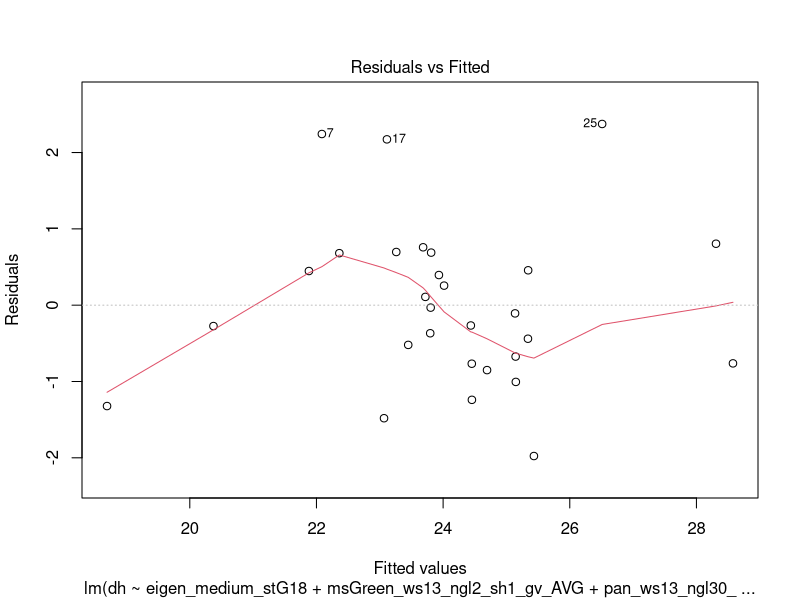
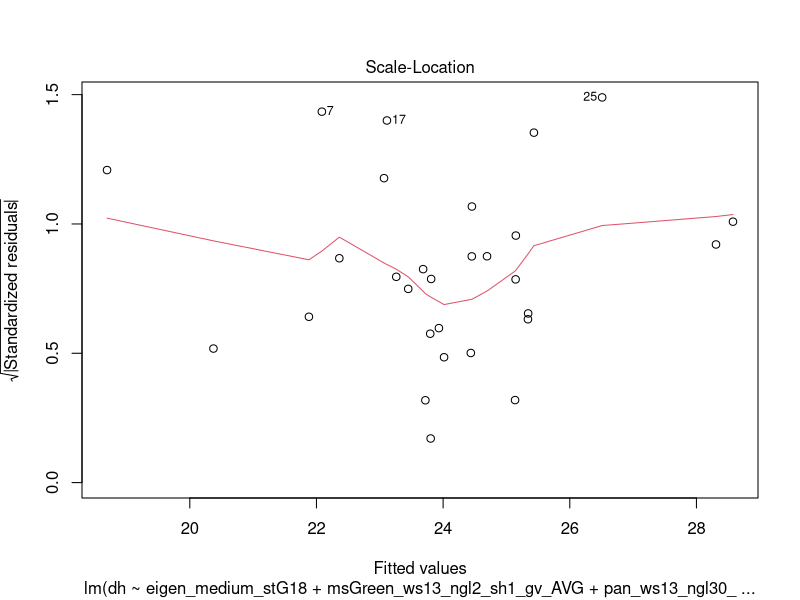
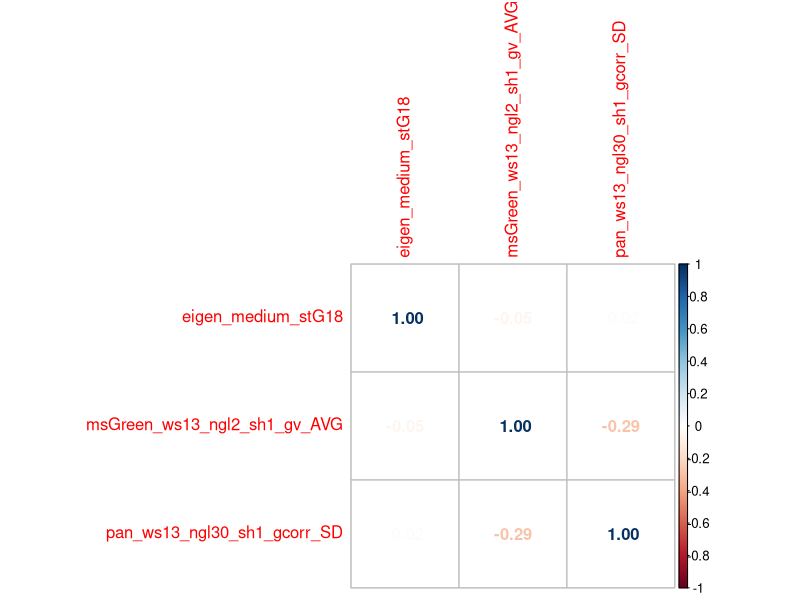
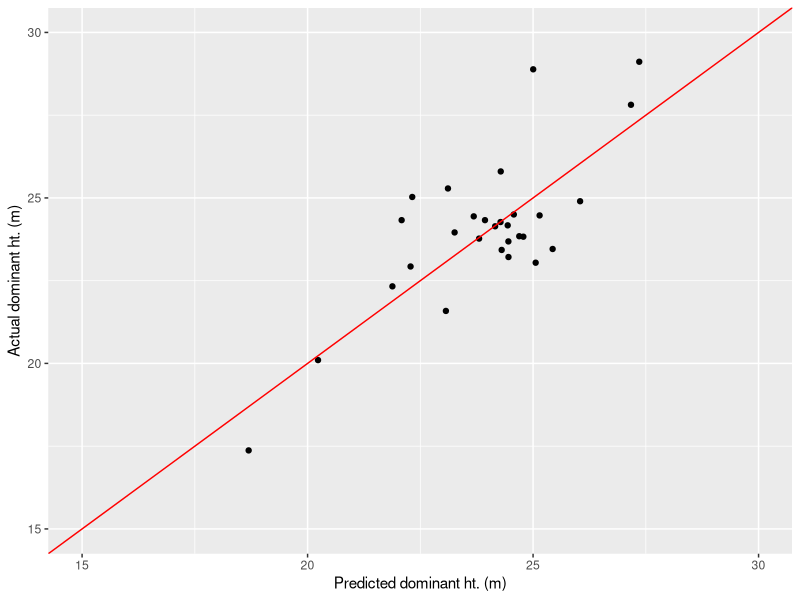

Generate these figures, in order, with R:
# Here, the main model is formulated using lasso techniques

library(leaps) # for regsubsets
library(glmnet)
library(corrplot)
library(caret)

RMSE <- function(pred, actual){
  return ( sqrt(mean((pred-actual)^2)) )
}

relRMSE <- function(pred, actual){
  return (sqrt(mean((pred-actual)^2) )/( max(actual)-min(actual)) )
}

get_model_formula <- function(id, object, outcome){
  # get models data
  models <- summary(object)$which[id,-1]
  # Get outcome variable
  #form <- as.formula(object$call[[2]])
  #outcome <- all.vars(form)[1]
  # Get model predictors
  predictors <- names(which(models == TRUE))
  predictors <- paste(predictors, collapse = "+")
  # Build model formula
  as.formula(paste0(outcome, "~", predictors))
}

######################## FORMULATE THE MAIN MODEL ##########################################
# This uses all plots available

df <- read.csv("data.csv")
# df_lm: dataframe for lm (regression)
# # Just the predictor variables
x_vars <- df[, !names(df) %in% c('dh')]
y_var <- df$dh

# As per the lasso tutorial: see notes
lambda_seq <- 10^seq(2, -2, by = -0.1)

set.seed(1) # for repeatability
cv_output <- cv.glmnet(data.matrix(x_vars), y_var, alpha = 1, lambda = lambda_seq, nfolds = 5)
lasso_best <- glmnet(x_vars, y_var, alpha = 1, lambda = cv_output$lambda.min)
cl <- coef(lasso_best)
cl2 <- as.data.frame(cl[cl[,1]!=0,])

# vl: variable list. The predictor (x) vars selected by glmnet
vl <- as.list(rownames(cl2))
vl <- vl[vl != "(Intercept)"] # remove "(Intercept)"
# df_lm: make a dataframe suitable for lm
# from df, select the following columns: dh + (all variabes in 'vl')
df_lm <- df[, names(df) %in% c('dh', vl)]

models <- regsubsets(dh~., data = df_lm, nvmax = 3)
# To print the selected predictors and their coefficients 
print(coef(models, 3))
model_form <- get_model_formula(3, models, "dh")
# Output is:
# dh ~ eigen_medium_stG18 + msGreen_ws13_ngl2_sh1_gv_AVG + pan_ws13_ngl30_sh1_gcorr_SD
print (model_form)

mod1 <- lm(dh ~ eigen_medium_stG18 + msGreen_ws13_ngl2_sh1_gv_AVG + pan_ws13_ngl30_sh1_gcorr_SD, data=df_lm)
summary(mod1)
# check lm assumptions
plot(mod1, 1) # residuals vs fitted                                                                                                                                                                                                                                                                                                                                                                                                                                                                                                                                                                                                                                                                                                                                                                                                                                                                                                                                                                                                                                                                                                                                                                                                                                                                                                                                                                                                                                                                                                                                                                                                                                                                                                                                                                                                                                                                                                                                                                                                                                                                                                                                                                                                                                                                                                                                                                                                                                                                                                                                                                                                                                                                                                                                                                  
plot(mod1, 3) # 

# Are they correlated? No, max. is 0.29
df_3vars <- df_lm[,c("eigen_medium_stG18", "msGreen_ws13_ngl2_sh1_gv_AVG", "pan_ws13_ngl30_sh1_gcorr_SD")]
corrplot(cor(df_3vars), method="number")

# Examine the correlation of each of them to dh
df_4vars <- df_lm[,c("dh", "eigen_medium_stG18", "msGreen_ws13_ngl2_sh1_gv_AVG", "pan_ws13_ngl30_sh1_gcorr_SD")]
# examine the correlation...
cor_df <- as.data.frame(cor(df_4vars[-1], df_4vars$dh))
colnames(cor_df)[1] = "val"
cor_df$abs_val <- abs(cor_df$val) # this can be examined...


#################### NOW, THE CROSS VALIDATION PART ##################################

# dataframe for predicted and actual values
df_pav <- NULL

# The main loop of the loocv: each time, drop a row, form
# a model with all other rows and test on the dropped row.
# This is essentially the code above, but in a loop
for (cr in 1:nrow(df)) { # cr: current row
  print(cr)
  # df_crd: dataframe, current row dropped
  df_crd <- df[-cr,]
  # df_tr: dataframe, test row (only). Just 1 row. Used for testing
  df_tr <- df[cr,]
  
  x_vars <- df_crd[, !names(df_crd) %in% c('dh')]
  y_var <- df_crd$dh
  set.seed(1)
  cv_output <- cv.glmnet(data.matrix(x_vars), y_var, alpha = 1, lambda = lambda_seq, nfolds = 5)
  lasso_best <- glmnet(x_vars, y_var, alpha = 1, lambda = cv_output$lambda.min)
  cl <- coef(lasso_best)
  cl2 <- as.data.frame(cl[cl[,1]!=0,])
  seed_val <- 2
  # the number of selected predictor variables should be between 10 and 40. If not, try again.
  # Num. selected predictors: nrow(cl2)-1.
  # Also see: https://stats.stackexchange.com/questions/97777/variablity-in-cv-glmnet-results
  while ( ((nrow(cl2)-1)<10) | ((nrow(cl2)-1)>40) )  {
    print (paste("Trying with seed value: ", toString(seed_val)))
    set.seed(seed_val)  
    cv_output <- cv.glmnet(data.matrix(x_vars), y_var, alpha = 1, lambda = lambda_seq, nfolds = 5)
    lasso_best <- glmnet(x_vars, y_var, alpha = 1, lambda = cv_output$lambda.min)
    cl <- coef(lasso_best)
    cl2 <- as.data.frame(cl[cl[,1]!=0,])
    seed_val <- seed_val+1
  }
  print (paste("Num. variables chosen by glmnet: ", toString(nrow(cl2))))
  
  # vl: variable list. The independent vars selected by glmnet
  vl <- as.list(rownames(cl2))
  vl <- vl[vl != "(Intercept)"] # remove "(Intercept)"
  df_lm <- df[, names(df) %in% c('dh', vl)]
  
  models <- regsubsets(dh~., data = df_lm, nvmax = 3)
  
  # To print the selected predictors and their coefficients 
  # print(coef(models, 3))
  model_form <- get_model_formula(3, models, "dh")
  print (model_form)
  curr_mod <- lm(model_form, data = df_lm)
  # Use the lm object to predict dh for the test row (df_tr)
  # pv: predicted value
  pv <- predict(curr_mod, newdata=df_tr)
  actual <- c(df_tr[1,]$dh)
  predicted <- c(pv)
  df_line <- data.frame(predicted, actual)
  if (is.null(df_pav)){ # first time
    df_pav <- df_line
  } else {
    df_pav <- rbind(df_pav, df_line) # append the new line
  }
}

RMSE(df_pav$predicted, df_pav$actual) # 1.415412
relRMSE(df_pav$predicted, df_pav$actual) # 0.1205338

# Make a plot of predicted vs actual
plot <- ggplot(df_pav, aes(x=predicted, y=actual))+geom_point()+xlim(15,30)+ylim(15,30)
plot <- plot + xlab("Predicted dominant ht. (m)") + ylab("Actual dominant ht. (m)")
plot <- plot + geom_abline(slope=1, intercept=0, colour='red')
plot
